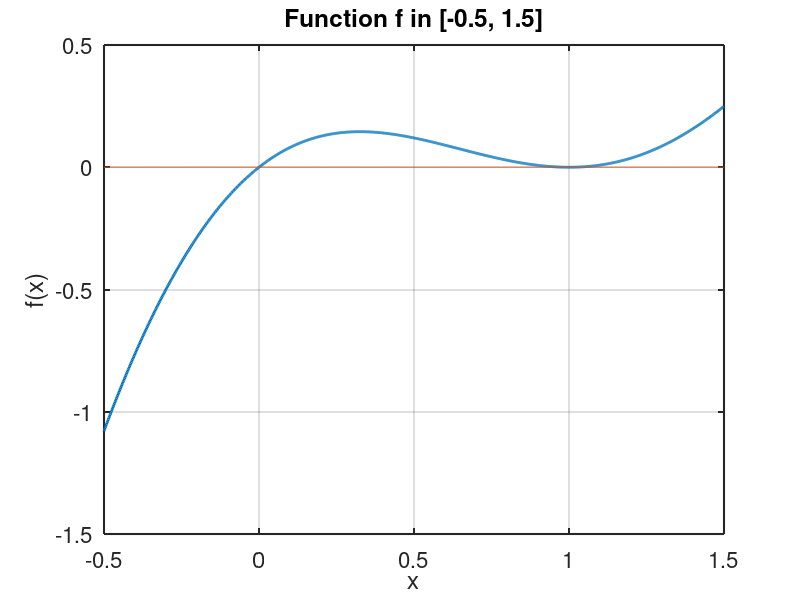
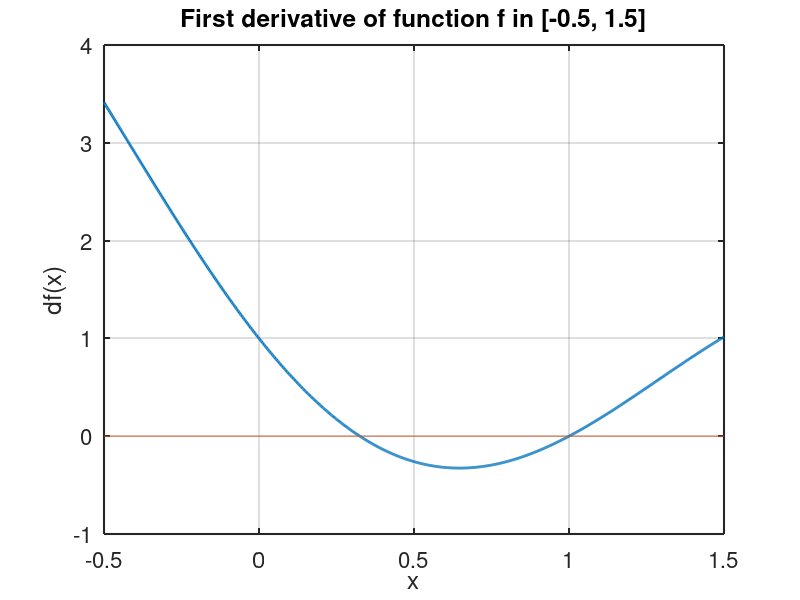
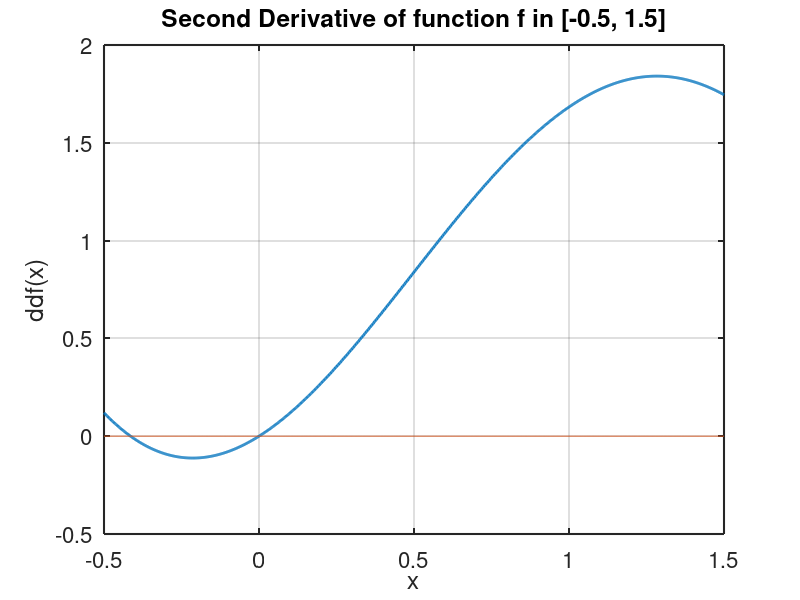

These figures' MATLAB source, in order: (Note: this script raises an error after producing the figures.)
% EXERICES 2.2
%% closes all figures whose handles are visible

close all
clear all
clc
%% PLOT THE FUNCTION f
% define the function f
f = @(x) sin(x) .* (1 - x) .^ 2;
% define the derivative of f
df = @(x) cos(x) .* (1 - x) .^ 2 - 2 * sin(x) .* (1 - x);
% plot
a = -0.5; b = 1.5;
x_plot = linspace(a, b, 1000);
figure
plot(x_plot, f(x_plot), 'LineWidth', 2);
hold on
plot(x_plot, zeros(size(x_plot)))
grid on
xlim([a, b])
xlabel("x", 'FontSize', 18)
ylabel("f(x)", 'FontSize', 18)
str = sprintf('Function f in [%d, %d]', a, b);
title(str, 'FontSize', 15)
set(gca, 'FontSize', 16)
set(gca, 'LineWidth', 1.5)

% Plot df
figure
plot(x_plot, df(x_plot), 'LineWidth', 2);
hold on
plot(x_plot, zeros(size(x_plot)))
grid on
xlim([a, b])
xlabel("x", 'FontSize', 18)
ylabel("df(x)", 'FontSize', 18)
str = sprintf('First derivative of function f in [%d, %d]', a, b);
title(str, 'FontSize', 15)
set(gca, 'FontSize', 16)
set(gca, 'LineWidth', 1.5)

% Plot ddf
ddf = @(x) -sin(x) .* (1 - x) .^ 2 + 2 * sin(x);
figure
plot(x_plot, ddf(x_plot), 'LineWidth', 2);
hold on
plot(x_plot, zeros(size(x_plot)))
grid on
xlim([a, b])
xlabel("x", 'FontSize', 18)
ylabel("ddf(x)", 'FontSize', 18)
str = sprintf('Second Derivative of function f in [%d, %d]', a, b);
title(str, 'FontSize', 15)
set(gca, 'FontSize', 16)
set(gca, 'LineWidth', 1.5)

%% Use Newton method to find the roots with a tolerance equal to 10−6

tol = 1e-6;
Nmax = 100;
% 1. consider as initial guess x0 = 0.3
% x0=0.3 --> root = 0
x0 = 0.3;

[x1, x1_iter] = newton(f, df, x0, tol, Nmax);
err1 = abs(x1_iter - 0);
% estimate of the convergence order
p = log(err1(3:end) ./ err1(2:end - 1)) ./ log(err1(2:end - 1) ./ err1(1:end - 2));

fprintf("alpha=%d\t  Order=%d\n ", x1(end), p(end));
% pause

figure
plot(p, 'LineWidth', 2);
title('convergence order, root x1=0', 'FontSize', 15);
set(gca, 'FontSize', 16)
set(gca, 'LineWidth', 1.5)
% Simple zero => p = 2

% 2. considering as initial guess x0 = 0.5
% x0=0.5 --> root = 1
x0 = 0.5;
[x2, x2_iter] = newton(f, df, x0, tol, Nmax);
err2 = abs(x2_iter - 1);
% estimate of the convergence order
p = log(err2(3:end) ./ err2(2:end - 1)) ./ log(err2(2:end - 1) ./ err2(1:end - 2));
fprintf("alpha=%d\t Order=%d\n ", x2(end), p(end));
figure
plot(p, 'LineWidth', 2);
title('convergence order, root x2=1', 'FontSize', 15);
set(gca, 'FontSize', 16)
set(gca, 'LineWidth', 1.5)
% Double zero => p = 1

% Errors behaviour
figure
semilogy(err1, 'LineWidth', 2);
hold on
semilogy(err2, 'g', 'LineWidth', 2);
legend('x1=0', 'x2=1');
title('Errors', 'FontSize', 15);
set(gca, 'FontSize', 16)
set(gca, 'LineWidth', 1.5)
% The error for x1 = 0 gets small faster than the error for x2 = 1
% This is due to the different order of convergence of the scheme for x1 e
% x2

% For details on the order of convergence, wait for next lab.
